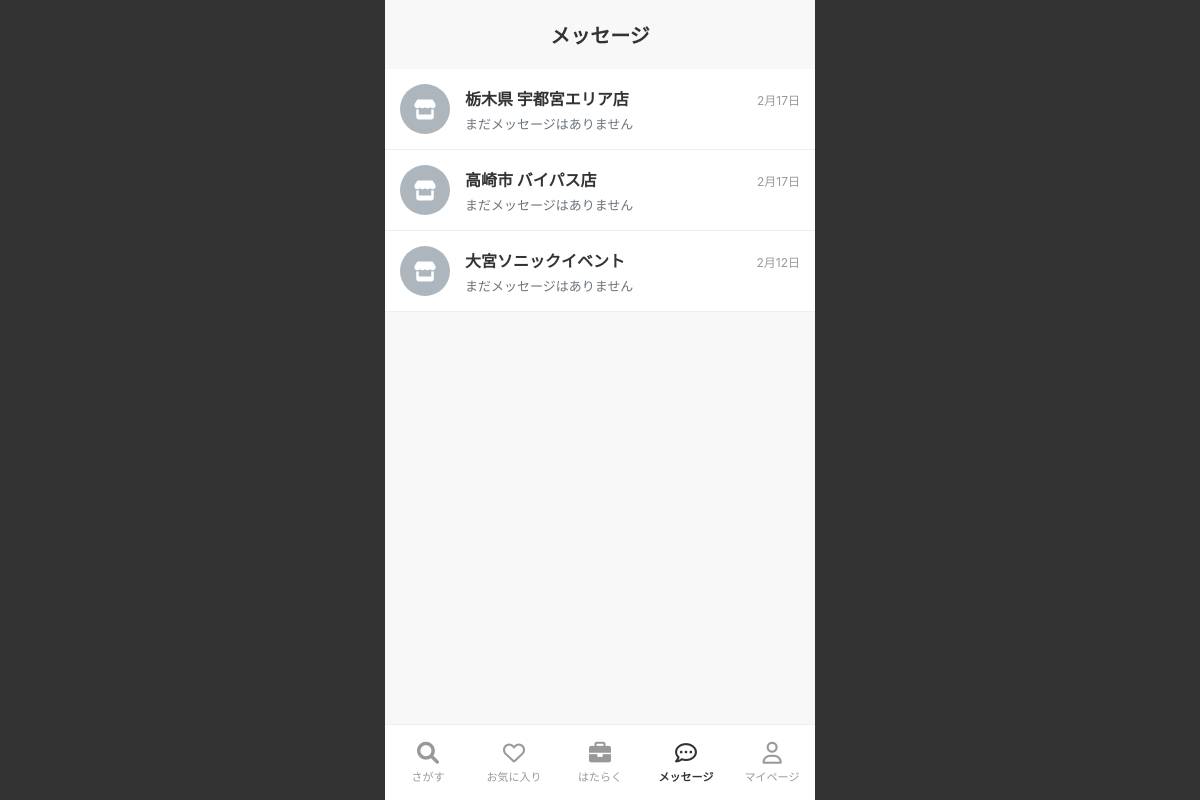
Page /accounts/messages/ (signed in) on the committed database.
### business/models.py (models this page shows, shortened)
class ChatRoom(models.Model):
    store = models.ForeignKey(Store, on_delete=models.CASCADE, related_name='chat_rooms')
    worker = models.ForeignKey(User, on_delete=models.CASCADE, related_name='chat_rooms')
    created_at = models.DateTimeField(auto_now_add=True)
    updated_at = models.DateTimeField(auto_now=True)
    class Meta:
        unique_together = ('store', 'worker')

class Store(models.Model):
    business = models.ForeignKey(BusinessProfile, on_delete=models.CASCADE)
    store_name = models.CharField("店舗名", max_length=100)
    industry = models.CharField("業種", max_length=50, blank=True, null=True) # 画像準拠で追加
    post_code = models.CharField("郵便番号", max_length=7)
    prefecture = models.CharField("都道府県", max_length=20)
    city = models.CharField("市区町村名", max_length=100)
    address_line = models.CharField("町域・番地", max_length=100)
    building = models.CharField("建物名など", max_length=100, blank=True)
    latitude = models.FloatField("緯度", null=True, blank=True)
    longitude = models.FloatField("経度", null=True, blank=True)

### accounts/views.py (the view)
# urls.py: path('accounts/messages/', account_views.WorkerMessageListView.as_view(), name='worker_message_list'),
class WorkerMessageListView(LoginRequiredMixin, ListView):
    model = ChatRoom
    template_name = 'Messages/message_list.html'
    context_object_name = 'rooms'
    def get_queryset(self):
        queryset = ChatRoom.objects.filter(
            worker=self.request.user
        ).select_related('store').prefetch_related('messages').order_by('-updated_at')
        return queryset

### accounts/templates/Messages/message_list.html (shortened to what this page needs)
{% extends 'base.html' %}
{% load static %}
{% block content %}
<div class="message-container">
    <h2 class="page-title">メッセージ</h2>
    <div class="message-list">
        <div class="message-list">
            {% for room in rooms %}
            <a href="{% url 'worker_message_detail' room.id %}" class="message-item">
                <div class="message-item-content">
                    <div class="store-icon">
                        <i class="fa-solid fa-store fa-lg"></i>
                    </div>
                    <div class="message-info">
                        <div class="message-header">
                            <h6 class="store-name">{{ room.store.store_name }}</h6>
                            <span class="message-date">
                                {{ room.updated_at|date:"n月j日" }}
                            </span>
                        </div>
                        <p class="message-preview">
                            {% with last_msg=room.messages.last %}
                            {% if last_msg %}
                            {{ last_msg.content|truncatechars:30 }}
                            {% else %}
                            まだメッセージはありません
                            {% endif %}
                            {% endwith %}
                        </p>
                    </div>
                </div>
            </a>
            {% endfor %}
        </div>
    </div>
    {% endblock %}

### templates/base.html (style rules this page uses)
:root { --highme-yellow: #FFD700; --ios-blue: #007AFF; --bg-gray: #F8F8F8; --border-color: #EEEEEE; }
body { margin: 0; padding: 0; background-color: #333; display: flex; justify-content: center; font-family: -apple-system, BlinkMacSystemFont, "Segoe UI", Roboto, sans-serif; }

### accounts/templates/Messages/message_list.html (style rules this page uses)
.message-container { padding: 20px 0; max-width: 600px; margin: 0 auto; font-family: -apple-system, BlinkMacSystemFont, "Segoe UI", Roboto, "Helvetica Neue", Arial, sans-serif; }
.page-title { font-size: 20px; font-weight: bold; margin: 0 15px 20px 15px; color: #333; text-align: center; }
.message-list { list-style: none; padding: 0; margin: 0; background: #fff; }
.message-item { display: block; padding: 15px; border-bottom: 1px solid #eee; text-decoration: none; color: inherit; transition: background-color 0.2s; }
.message-item-content { display: flex; align-items: center; }
.store-icon { width: 50px; height: 50px; border-radius: 50%; background-color: #adb5bd; display: flex; align-items: center; justify-content: center; color: white; margin-right: 15px; flex-shrink: 0; }
.message-info { flex-grow: 1; min-width: 0; }
.message-header { display: flex; justify-content: space-between; align-items: baseline; margin-bottom: 4px; }
.store-name { font-weight: bold; font-size: 16px; color: #333; margin: 0; }
.message-date { font-size: 12px; color: #999; margin-left: 8px; white-space: nowrap; }
.message-preview { margin: 0; font-size: 13px; color: #6c757d; white-space: nowrap; overflow: hidden; text-overflow: ellipsis; }

### rows in the picture
ChatRoom: store.store_name "栃木県 宇都宮エリア店", updated_at "2月17日"
ChatRoom: store.store_name "高崎市 バイパス店", updated_at "2月17日"
ChatRoom: store.store_name "大宮ソニックイベント", updated_at "2月12日"
